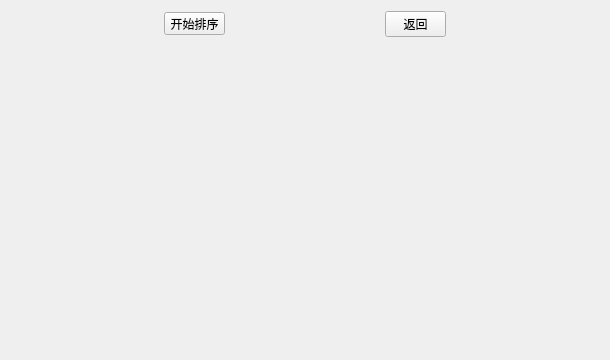
<?xml version="1.0" encoding="UTF-8"?>
<ui version="4.0">
 <class>heapSortVisualization</class>
 <widget class="QWidget" name="heapSortVisualization">
  <property name="geometry">
   <rect>
    <x>0</x>
    <y>0</y>
    <width>610</width>
    <height>360</height>
   </rect>
  </property>
  <property name="sizePolicy">
   <sizepolicy hsizetype="Expanding" vsizetype="Expanding">
    <horstretch>0</horstretch>
    <verstretch>0</verstretch>
   </sizepolicy>
  </property>
  <property name="windowTitle">
   <string>Form</string>
  </property>
  <layout class="QVBoxLayout" name="verticalLayout">
   <item>
    <layout class="QGridLayout" name="gridLayout">
     <item row="0" column="4">
      <spacer name="horizontalSpacer_24">
       <property name="orientation">
        <enum>Qt::Orientation::Horizontal</enum>
       </property>
       <property name="sizeHint" stdset="0">
        <size>
         <width>40</width>
         <height>20</height>
        </size>
       </property>
      </spacer>
     </item>
     <item row="0" column="2">
      <spacer name="horizontalSpacer_23">
       <property name="orientation">
        <enum>Qt::Orientation::Horizontal</enum>
       </property>
       <property name="sizeHint" stdset="0">
        <size>
         <width>40</width>
         <height>20</height>
        </size>
       </property>
      </spacer>
     </item>
     <item row="0" column="1">
      <widget class="QPushButton" name="pushButton">
       <property name="minimumSize">
        <size>
         <width>23</width>
         <height>23</height>
        </size>
       </property>
       <property name="maximumSize">
        <size>
         <width>61</width>
         <height>23</height>
        </size>
       </property>
       <property name="text">
        <string>开始排序</string>
       </property>
      </widget>
     </item>
     <item row="0" column="3">
      <widget class="QPushButton" name="pushButton3">
       <property name="maximumSize">
        <size>
         <width>61</width>
         <height>16777215</height>
        </size>
       </property>
       <property name="text">
        <string>返回</string>
       </property>
      </widget>
     </item>
     <item row="0" column="0">
      <spacer name="horizontalSpacer_21">
       <property name="orientation">
        <enum>Qt::Orientation::Horizontal</enum>
       </property>
       <property name="sizeHint" stdset="0">
        <size>
         <width>40</width>
         <height>20</height>
        </size>
       </property>
      </spacer>
     </item>
    </layout>
   </item>
   <item>
    <layout class="QHBoxLayout" name="horizontalLayout_3">
     <item>
      <spacer name="horizontalSpacer_9">
       <property name="orientation">
        <enum>Qt::Orientation::Horizontal</enum>
       </property>
       <property name="sizeType">
        <enum>QSizePolicy::Policy::Expanding</enum>
       </property>
       <property name="sizeHint" stdset="0">
        <size>
         <width>40</width>
         <height>20</height>
        </size>
       </property>
      </spacer>
     </item>
     <item>
      <widget class="treeNode" name="node0" native="true">
       <property name="sizePolicy">
        <sizepolicy hsizetype="Preferred" vsizetype="Preferred">
         <horstretch>1</horstretch>
         <verstretch>1</verstretch>
        </sizepolicy>
       </property>
       <property name="minimumSize">
        <size>
         <width>52</width>
         <height>52</height>
        </size>
       </property>
       <property name="maximumSize">
        <size>
         <width>52</width>
         <height>52</height>
        </size>
       </property>
       <property name="sizeIncrement">
        <size>
         <width>1</width>
         <height>1</height>
        </size>
       </property>
      </widget>
     </item>
     <item>
      <spacer name="horizontalSpacer_10">
       <property name="orientation">
        <enum>Qt::Orientation::Horizontal</enum>
       </property>
       <property name="sizeType">
        <enum>QSizePolicy::Policy::Expanding</enum>
       </property>
       <property name="sizeHint" stdset="0">
        <size>
         <width>40</width>
         <height>20</height>
        </size>
       </property>
      </spacer>
     </item>
     <item>
      <widget class="QLabel" name="label">
       <property name="text">
        <string/>
       </property>
      </widget>
     </item>
    </layout>
   </item>
   <item>
    <layout class="QHBoxLayout" name="horizontalLayout">
     <item>
      <spacer name="horizontalSpacer_2">
       <property name="orientation">
        <enum>Qt::Orientation::Horizontal</enum>
       </property>
       <property name="sizeType">
        <enum>QSizePolicy::Policy::Expanding</enum>
       </property>
       <property name="sizeHint" stdset="0">
        <size>
         <width>40</width>
         <height>20</height>
        </size>
       </property>
      </spacer>
     </item>
     <item>
      <widget class="treeNode" name="node1" native="true">
       <property name="sizePolicy">
        <sizepolicy hsizetype="Preferred" vsizetype="Preferred">
         <horstretch>1</horstretch>
         <verstretch>1</verstretch>
        </sizepolicy>
       </property>
       <property name="minimumSize">
        <size>
         <width>52</width>
         <height>52</height>
        </size>
       </property>
       <property name="maximumSize">
        <size>
         <width>52</width>
         <height>52</height>
        </size>
       </property>
       <property name="sizeIncrement">
        <size>
         <width>1</width>
         <height>1</height>
        </size>
       </property>
      </widget>
     </item>
     <item>
      <spacer name="horizontalSpacer">
       <property name="orientation">
        <enum>Qt::Orientation::Horizontal</enum>
       </property>
       <property name="sizeType">
        <enum>QSizePolicy::Policy::Expanding</enum>
       </property>
       <property name="sizeHint" stdset="0">
        <size>
         <width>40</width>
         <height>20</height>
        </size>
       </property>
      </spacer>
     </item>
     <item>
      <widget class="treeNode" name="node2" native="true">
       <property name="sizePolicy">
        <sizepolicy hsizetype="Preferred" vsizetype="Preferred">
         <horstretch>1</horstretch>
         <verstretch>1</verstretch>
        </sizepolicy>
       </property>
       <property name="minimumSize">
        <size>
         <width>52</width>
         <height>52</height>
        </size>
       </property>
       <property name="maximumSize">
        <size>
         <width>52</width>
         <height>52</height>
        </size>
       </property>
       <property name="sizeIncrement">
        <size>
         <width>1</width>
         <height>1</height>
        </size>
       </property>
      </widget>
     </item>
     <item>
      <spacer name="horizontalSpacer_3">
       <property name="orientation">
        <enum>Qt::Orientation::Horizontal</enum>
       </property>
       <property name="sizeType">
        <enum>QSizePolicy::Policy::Expanding</enum>
       </property>
       <property name="sizeHint" stdset="0">
        <size>
         <width>40</width>
         <height>20</height>
        </size>
       </property>
      </spacer>
     </item>
    </layout>
   </item>
   <item>
    <layout class="QHBoxLayout" name="horizontalLayout_2">
     <item>
      <spacer name="horizontalSpacer_7">
       <property name="orientation">
        <enum>Qt::Orientation::Horizontal</enum>
       </property>
       <property name="sizeType">
        <enum>QSizePolicy::Policy::Expanding</enum>
       </property>
       <property name="sizeHint" stdset="0">
        <size>
         <width>40</width>
         <height>20</height>
        </size>
       </property>
      </spacer>
     </item>
     <item>
      <widget class="treeNode" name="node3" native="true">
       <property name="sizePolicy">
        <sizepolicy hsizetype="Preferred" vsizetype="Preferred">
         <horstretch>1</horstretch>
         <verstretch>1</verstretch>
        </sizepolicy>
       </property>
       <property name="minimumSize">
        <size>
         <width>52</width>
         <height>52</height>
        </size>
       </property>
       <property name="maximumSize">
        <size>
         <width>52</width>
         <height>52</height>
        </size>
       </property>
       <property name="sizeIncrement">
        <size>
         <width>1</width>
         <height>1</height>
        </size>
       </property>
      </widget>
     </item>
     <item>
      <spacer name="horizontalSpacer_4">
       <property name="orientation">
        <enum>Qt::Orientation::Horizontal</enum>
       </property>
       <property name="sizeType">
        <enum>QSizePolicy::Policy::Expanding</enum>
       </property>
       <property name="sizeHint" stdset="0">
        <size>
         <width>40</width>
         <height>20</height>
        </size>
       </property>
      </spacer>
     </item>
     <item>
      <widget class="treeNode" name="node4" native="true">
       <property name="sizePolicy">
        <sizepolicy hsizetype="Preferred" vsizetype="Preferred">
         <horstretch>1</horstretch>
         <verstretch>1</verstretch>
        </sizepolicy>
       </property>
       <property name="minimumSize">
        <size>
         <width>52</width>
         <height>52</height>
        </size>
       </property>
       <property name="maximumSize">
        <size>
         <width>52</width>
         <height>52</height>
        </size>
       </property>
       <property name="sizeIncrement">
        <size>
         <width>1</width>
         <height>1</height>
        </size>
       </property>
      </widget>
     </item>
     <item>
      <spacer name="horizontalSpacer_5">
       <property name="orientation">
        <enum>Qt::Orientation::Horizontal</enum>
       </property>
       <property name="sizeType">
        <enum>QSizePolicy::Policy::Expanding</enum>
       </property>
       <property name="sizeHint" stdset="0">
        <size>
         <width>40</width>
         <height>20</height>
        </size>
       </property>
      </spacer>
     </item>
     <item>
      <widget class="treeNode" name="node5" native="true">
       <property name="sizePolicy">
        <sizepolicy hsizetype="Preferred" vsizetype="Preferred">
         <horstretch>1</horstretch>
         <verstretch>1</verstretch>
        </sizepolicy>
       </property>
       <property name="minimumSize">
        <size>
         <width>52</width>
         <height>52</height>
        </size>
       </property>
       <property name="maximumSize">
        <size>
         <width>52</width>
         <height>52</height>
        </size>
       </property>
       <property name="sizeIncrement">
        <size>
         <width>1</width>
         <height>1</height>
        </size>
       </property>
      </widget>
     </item>
     <item>
      <spacer name="horizontalSpacer_6">
       <property name="orientation">
        <enum>Qt::Orientation::Horizontal</enum>
       </property>
       <property name="sizeType">
        <enum>QSizePolicy::Policy::Expanding</enum>
       </property>
       <property name="sizeHint" stdset="0">
        <size>
         <width>40</width>
         <height>20</height>
        </size>
       </property>
      </spacer>
     </item>
     <item>
      <widget class="treeNode" name="node6" native="true">
       <property name="sizePolicy">
        <sizepolicy hsizetype="Fixed" vsizetype="Fixed">
         <horstretch>1</horstretch>
         <verstretch>1</verstretch>
        </sizepolicy>
       </property>
       <property name="minimumSize">
        <size>
         <width>52</width>
         <height>52</height>
        </size>
       </property>
       <property name="maximumSize">
        <size>
         <width>52</width>
         <height>52</height>
        </size>
       </property>
       <property name="sizeIncrement">
        <size>
         <width>1</width>
         <height>1</height>
        </size>
       </property>
      </widget>
     </item>
     <item>
      <spacer name="horizontalSpacer_8">
       <property name="orientation">
        <enum>Qt::Orientation::Horizontal</enum>
       </property>
       <property name="sizeType">
        <enum>QSizePolicy::Policy::Expanding</enum>
       </property>
       <property name="sizeHint" stdset="0">
        <size>
         <width>40</width>
         <height>20</height>
        </size>
       </property>
      </spacer>
     </item>
    </layout>
   </item>
   <item>
    <layout class="QHBoxLayout" name="horizontalLayout_4">
     <item>
      <spacer name="horizontalSpacer_11">
       <property name="orientation">
        <enum>Qt::Orientation::Horizontal</enum>
       </property>
       <property name="sizeType">
        <enum>QSizePolicy::Policy::Expanding</enum>
       </property>
       <property name="sizeHint" stdset="0">
        <size>
         <width>40</width>
         <height>20</height>
        </size>
       </property>
      </spacer>
     </item>
     <item>
      <widget class="treeNode" name="node7" native="true">
       <property name="sizePolicy">
        <sizepolicy hsizetype="Preferred" vsizetype="Preferred">
         <horstretch>1</horstretch>
         <verstretch>1</verstretch>
        </sizepolicy>
       </property>
       <property name="minimumSize">
        <size>
         <width>52</width>
         <height>52</height>
        </size>
       </property>
       <property name="maximumSize">
        <size>
         <width>52</width>
         <height>52</height>
        </size>
       </property>
       <property name="sizeIncrement">
        <size>
         <width>1</width>
         <height>1</height>
        </size>
       </property>
      </widget>
     </item>
     <item>
      <spacer name="horizontalSpacer_12">
       <property name="orientation">
        <enum>Qt::Orientation::Horizontal</enum>
       </property>
       <property name="sizeType">
        <enum>QSizePolicy::Policy::Expanding</enum>
       </property>
       <property name="sizeHint" stdset="0">
        <size>
         <width>40</width>
         <height>20</height>
        </size>
       </property>
      </spacer>
     </item>
     <item>
      <widget class="treeNode" name="node8" native="true">
       <property name="sizePolicy">
        <sizepolicy hsizetype="Preferred" vsizetype="Preferred">
         <horstretch>1</horstretch>
         <verstretch>1</verstretch>
        </sizepolicy>
       </property>
       <property name="minimumSize">
        <size>
         <width>52</width>
         <height>52</height>
        </size>
       </property>
       <property name="maximumSize">
        <size>
         <width>52</width>
         <height>52</height>
        </size>
       </property>
       <property name="sizeIncrement">
        <size>
         <width>1</width>
         <height>1</height>
        </size>
       </property>
      </widget>
     </item>
     <item>
      <spacer name="horizontalSpacer_13">
       <property name="orientation">
        <enum>Qt::Orientation::Horizontal</enum>
       </property>
       <property name="sizeHint" stdset="0">
        <size>
         <width>40</width>
         <height>20</height>
        </size>
       </property>
      </spacer>
     </item>
     <item>
      <widget class="treeNode" name="node9" native="true">
       <property name="sizePolicy">
        <sizepolicy hsizetype="Preferred" vsizetype="Preferred">
         <horstretch>1</horstretch>
         <verstretch>1</verstretch>
        </sizepolicy>
       </property>
       <property name="minimumSize">
        <size>
         <width>52</width>
         <height>52</height>
        </size>
       </property>
       <property name="maximumSize">
        <size>
         <width>52</width>
         <height>52</height>
        </size>
       </property>
       <property name="sizeIncrement">
        <size>
         <width>1</width>
         <height>1</height>
        </size>
       </property>
      </widget>
     </item>
     <item>
      <spacer name="horizontalSpacer_14">
       <property name="orientation">
        <enum>Qt::Orientation::Horizontal</enum>
       </property>
       <property name="sizeType">
        <enum>QSizePolicy::Policy::Expanding</enum>
       </property>
       <property name="sizeHint" stdset="0">
        <size>
         <width>40</width>
         <height>20</height>
        </size>
       </property>
      </spacer>
     </item>
     <item>
      <widget class="treeNode" name="node10" native="true">
       <property name="sizePolicy">
        <sizepolicy hsizetype="Preferred" vsizetype="Preferred">
         <horstretch>1</horstretch>
         <verstretch>1</verstretch>
        </sizepolicy>
       </property>
       <property name="minimumSize">
        <size>
         <width>52</width>
         <height>52</height>
        </size>
       </property>
       <property name="maximumSize">
        <size>
         <width>52</width>
         <height>52</height>
        </size>
       </property>
       <property name="sizeIncrement">
        <size>
         <width>1</width>
         <height>1</height>
        </size>
       </property>
      </widget>
     </item>
     <item>
      <spacer name="horizontalSpacer_15">
       <property name="orientation">
        <enum>Qt::Orientation::Horizontal</enum>
       </property>
       <property name="sizeType">
        <enum>QSizePolicy::Policy::Expanding</enum>
       </property>
       <property name="sizeHint" stdset="0">
        <size>
         <width>40</width>
         <height>20</height>
        </size>
       </property>
      </spacer>
     </item>
     <item>
      <widget class="treeNode" name="node11" native="true">
       <property name="sizePolicy">
        <sizepolicy hsizetype="Preferred" vsizetype="Preferred">
         <horstretch>1</horstretch>
         <verstretch>1</verstretch>
        </sizepolicy>
       </property>
       <property name="minimumSize">
        <size>
         <width>52</width>
         <height>52</height>
        </size>
       </property>
       <property name="maximumSize">
        <size>
         <width>52</width>
         <height>52</height>
        </size>
       </property>
       <property name="sizeIncrement">
        <size>
         <width>1</width>
         <height>1</height>
        </size>
       </property>
      </widget>
     </item>
     <item>
      <spacer name="horizontalSpacer_16">
       <property name="orientation">
        <enum>Qt::Orientation::Horizontal</enum>
       </property>
       <property name="sizeType">
        <enum>QSizePolicy::Policy::Expanding</enum>
       </property>
       <property name="sizeHint" stdset="0">
        <size>
         <width>40</width>
         <height>20</height>
        </size>
       </property>
      </spacer>
     </item>
     <item>
      <widget class="treeNode" name="node12" native="true">
       <property name="sizePolicy">
        <sizepolicy hsizetype="Preferred" vsizetype="Preferred">
         <horstretch>1</horstretch>
         <verstretch>1</verstretch>
        </sizepolicy>
       </property>
       <property name="minimumSize">
        <size>
         <width>52</width>
         <height>52</height>
        </size>
       </property>
       <property name="maximumSize">
        <size>
         <width>52</width>
         <height>52</height>
        </size>
       </property>
       <property name="sizeIncrement">
        <size>
         <width>1</width>
         <height>1</height>
        </size>
       </property>
      </widget>
     </item>
     <item>
      <spacer name="horizontalSpacer_17">
       <property name="orientation">
        <enum>Qt::Orientation::Horizontal</enum>
       </property>
       <property name="sizeType">
        <enum>QSizePolicy::Policy::Expanding</enum>
       </property>
       <property name="sizeHint" stdset="0">
        <size>
         <width>40</width>
         <height>20</height>
        </size>
       </property>
      </spacer>
     </item>
     <item>
      <widget class="treeNode" name="node13" native="true">
       <property name="sizePolicy">
        <sizepolicy hsizetype="Preferred" vsizetype="Preferred">
         <horstretch>1</horstretch>
         <verstretch>1</verstretch>
        </sizepolicy>
       </property>
       <property name="minimumSize">
        <size>
         <width>52</width>
         <height>52</height>
        </size>
       </property>
       <property name="maximumSize">
        <size>
         <width>52</width>
         <height>52</height>
        </size>
       </property>
       <property name="sizeIncrement">
        <size>
         <width>1</width>
         <height>1</height>
        </size>
       </property>
      </widget>
     </item>
     <item>
      <spacer name="horizontalSpacer_18">
       <property name="orientation">
        <enum>Qt::Orientation::Horizontal</enum>
       </property>
       <property name="sizeType">
        <enum>QSizePolicy::Policy::Expanding</enum>
       </property>
       <property name="sizeHint" stdset="0">
        <size>
         <width>40</width>
         <height>20</height>
        </size>
       </property>
      </spacer>
     </item>
     <item>
      <widget class="treeNode" name="node14" native="true">
       <property name="sizePolicy">
        <sizepolicy hsizetype="Preferred" vsizetype="Preferred">
         <horstretch>1</horstretch>
         <verstretch>1</verstretch>
        </sizepolicy>
       </property>
       <property name="minimumSize">
        <size>
         <width>52</width>
         <height>52</height>
        </size>
       </property>
       <property name="maximumSize">
        <size>
         <width>52</width>
         <height>52</height>
        </size>
       </property>
       <property name="sizeIncrement">
        <size>
         <width>1</width>
         <height>1</height>
        </size>
       </property>
      </widget>
     </item>
     <item>
      <spacer name="horizontalSpacer_19">
       <property name="orientation">
        <enum>Qt::Orientation::Horizontal</enum>
       </property>
       <property name="sizeType">
        <enum>QSizePolicy::Policy::Expanding</enum>
       </property>
       <property name="sizeHint" stdset="0">
        <size>
         <width>40</width>
         <height>20</height>
        </size>
       </property>
      </spacer>
     </item>
    </layout>
   </item>
  </layout>
 </widget>
 <customwidgets>
  <customwidget>
   <class>treeNode</class>
   <extends>QWidget</extends>
   <header>treenode.h</header>
   <container>1</container>
  </customwidget>
 </customwidgets>
 <resources/>
 <connections/>
</ui>
